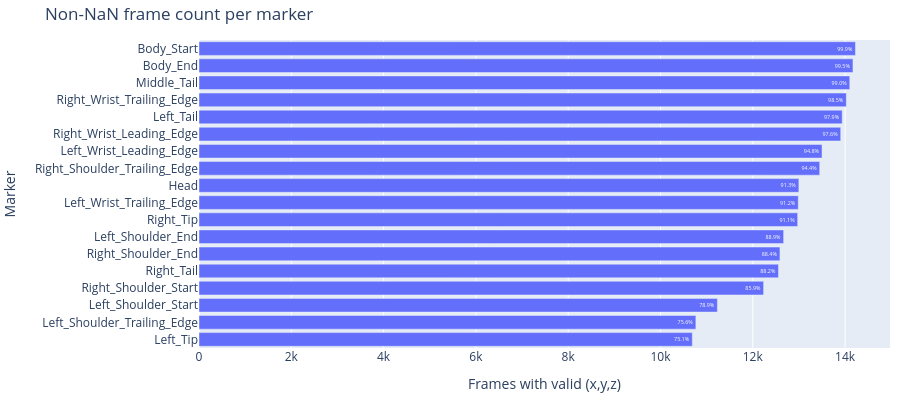

The notebook cell saved with this chart:
### Code cell
import pandas as pd
import numpy as np
import plotly.graph_objects as go

csv_path = "/Users/lfrance/Library/CloudStorage/OneDrive-TheAlanTuringInstitute/002_Projects/Hawkflight/morphing_birds/data/2025-08-28-FullPigeons.csv"
df = pd.read_csv(csv_path)

# Identify marker bases from columns that end with _x/_y/_z
coord_cols = [c for c in df.columns if c.endswith(('_x', '_y', '_z'))]
bases = sorted({c.rsplit('_', 1)[0] for c in coord_cols})

# Count frames where each marker has all 3 coords present and finite
counts = []
for base in bases:
    x, y, z = f"{base}_x", f"{base}_y", f"{base}_z"
    if {x, y, z}.issubset(df.columns):
        block = df[[x, y, z]]
        present = block.notna().all(axis=1) & np.isfinite(block.to_numpy()).all(axis=1)
        counts.append((base, int(present.sum())))

# Build summary table
summary = pd.DataFrame(counts, columns=["marker", "count"])
summary["total_frames"] = len(df)
summary["percent"] = summary["count"] / summary["total_frames"]
summary = summary.sort_values("count", ascending=True)

# Horizontal bar chart: unreliable (low count) at top
fig = go.Figure(go.Bar(
    x=summary["count"],
    y=summary["marker"],
    orientation="h",
    text=[f"{p:.1%}" for p in summary["percent"]],
    hovertemplate="Marker: %{y}<br>Non-NaN frames: %{x} / " + f"{len(df)}" + "<br>Percent: %{text}<extra></extra>"
))

fig.update_layout(
    title="Non-NaN frame count per marker",
    xaxis_title="Frames with valid (x,y,z)",
    yaxis_title="Marker",
    height=max(400, 18 * len(summary)),  # auto-grow with marker count
    margin=dict(l=140, r=10, t=40, b=40)
)

fig.show()

### Figure 1 — Plotly figure (JSON) as saved in the notebook; plotly's stock layout.template omitted (floating-point values rounded to 4 significant figures)
{"data": [{"hovertemplate": "Marker: %{y}<br>Non-NaN frames: %{x} / 14243<br>Percent: %{text}<extra></extra>", "orientation": "h", "text": ["75.1%", "75.6%", "78.9%", "85.9%", "88.2%", "88.4%", "88.9%", "91.1%", "91.2%", "91.3%", "94.4%", "94.8%", "97.6%", "97.9%", "98.5%", "99.0%", "99.5%", "99.9%"], "type": "bar", "x": [10690, 10767, 11233, 12235, 12557, 12589, 12669, 12973, 12986, 12999, 13450, 13501, 13906, 13938, 14027, 14102, 14171, 14225], "y": ["Left_Tip", "Left_Shoulder_Trailing_Edge", "Left_Shoulder_Start", "Right_Shoulder_Start", "Right_Tail", "Right_Shoulder_End", "Left_Shoulder_End", "Right_Tip", "Left_Wrist_Trailing_Edge", "Head", "Right_Shoulder_Trailing_Edge", "Left_Wrist_Leading_Edge", "Right_Wrist_Leading_Edge", "Left_Tail", "Right_Wrist_Trailing_Edge", "Middle_Tail", "Body_End", "Body_Start"]}], "layout": {"height": 400, "margin": {"b": 40, "l": 140, "r": 10, "t": 40}, "title": {"text": "Non-NaN frame count per marker"}, "xaxis": {"title": {"text": "Frames with valid (x,y,z)"}}, "yaxis": {"title": {"text": "Marker"}}}}
